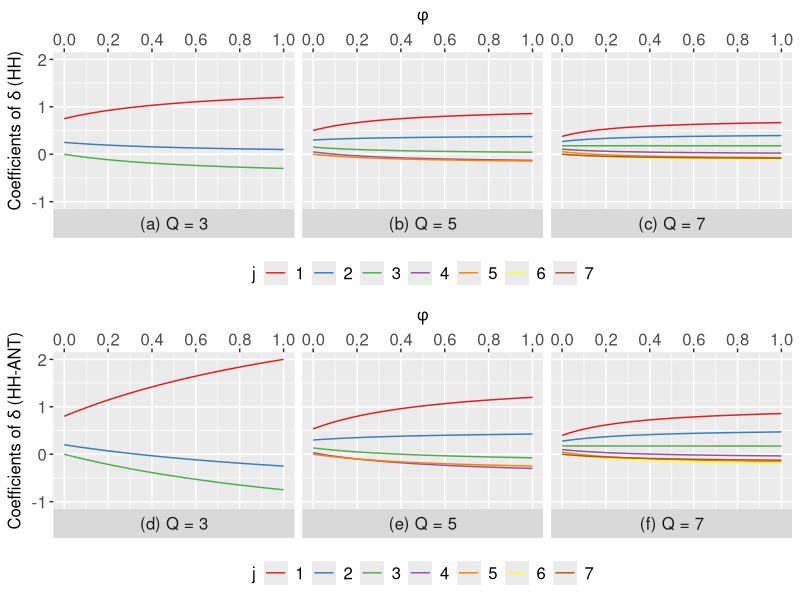

The R source for this figure:
library(dplyr)
library(ggplot2)
library(gridExtra)
library(RColorBrewer)

coeff_HH <- function(phi, Q, j) {
  numerator <- 6 * (j - Q - 1) * ((1 + 2 * phi * Q) * j - (1 + phi + phi * Q) * Q)
  denominator <- Q * (Q + 1) * (phi * Q^2 + 2 * Q - phi * Q - 2)
  result <- numerator / denominator
  return(result)
}

df_HH_ANT <- function(phi, Q, j) {
  numerator <- 6 * (phi * Q^3 - 3 * phi * Q^2 * j + phi * Q^2 + Q^2 + 
                    2 * phi * Q * j^2 - 2 * phi * Q * j + phi * Q - 2 * Q * j + j^2)
  denominator <- Q * (phi * Q^3 - 3 * phi * Q^2 + 2 * Q^2 + 2 * phi * Q - 3 * Q + 1)
  result <- numerator / denominator
  return(result)
}

run_simulation <- function(Q, expression_func) {
  phi_values <- seq(0, 1, length.out = 200)
  data <- expand.grid(phi = phi_values, j = 1:Q) %>%
          mutate(value = mapply(expression_func, phi, Q, j),
                     j = as.factor(j),
                     Q = as.factor(Q))
  return(data)
}

Qs <- c(3, 5, 7)
df_HH <- do.call(rbind, lapply(Qs, run_simulation, coeff_HH))
df_HH_ANT <- do.call(rbind, lapply(Qs, run_simulation, df_HH_ANT))

custom_colors <- brewer.pal(n = 7, name = "Set1")

generate_plot <- function(data, y_label, y_limits, facet_labels) {
  ggplot(data, aes(x = phi, y = value, color = j)) +
    geom_line() +
    scale_y_continuous(limits = y_limits, n.breaks = 4) +
    scale_x_continuous(breaks = seq(0, 1, by = 0.2), position = "top") +
    scale_color_manual(values = custom_colors) +
    labs(x = expression(phi), y = y_label, color = "j") +
    facet_wrap(~ Q, ncol = 3, strip.position = "bottom", 
               labeller = labeller(Q = facet_labels)) +
    theme(legend.position = "bottom",
          legend.direction = "horizontal",
          legend.title = element_text(size = 12),
          legend.text = element_text(size = 12),
          axis.title.x = element_text(size = 12),
          axis.title.y = element_text(size = 12),
          axis.text.x = element_text(size = 12),
          axis.text.y = element_text(size = 12),
          axis.title.x.top = element_text(size = 12),
          axis.text.x.top = element_text(size = 12),
          strip.text = element_text(size = 12),
          strip.placement = "outside") +
    guides(color = guide_legend(nrow = 1))
}

p1 <- generate_plot(df_HH, y_label = expression("Coefficients of " * delta ~ "(HH)"), 
                    y_limits = c(-1, 2),
                    facet_labels = c("3" = "(a) Q = 3", "5" = "(b) Q = 5", "7" = "(c) Q = 7"))

p2 <- generate_plot(df_HH_ANT, y_label = expression("Coefficients of " * delta ~ "(HH-ANT)"), 
                    y_limits = c(-1, 2),
                    facet_labels = c("3" = "(d) Q = 3", "5" = "(e) Q = 5", "7" = "(f) Q = 7"))

p3 <- grid.arrange(p1, p2, nrow = 2)

ggsave(filename = "../figures/figure_coeff_HH_vs_HH-ANT.pdf", plot = p3, width = 12, height = 5)